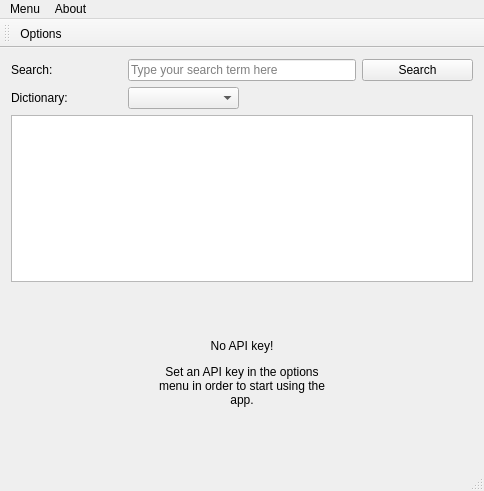
<?xml version="1.0" encoding="UTF-8"?>
<ui version="4.0">
 <class>MainWindow</class>
 <widget class="QMainWindow" name="MainWindow">
  <property name="geometry">
   <rect>
    <x>0</x>
    <y>0</y>
    <width>484</width>
    <height>491</height>
   </rect>
  </property>
  <property name="windowTitle">
   <string>MainWindow</string>
  </property>
  <property name="windowIcon">
   <iconset resource="icons.qrc">
    <normaloff>:/icons/logoQtWordReference.png</normaloff>:/icons/logoQtWordReference.png</iconset>
  </property>
  <widget class="QWidget" name="centralWidget">
   <layout class="QVBoxLayout" name="verticalLayout_3">
    <item>
     <layout class="QGridLayout" name="gridLayout">
      <item row="0" column="0">
       <widget class="QLabel" name="searchTermLabel">
        <property name="text">
         <string>Search:</string>
        </property>
       </widget>
      </item>
      <item row="0" column="1" colspan="2">
       <widget class="QLineEdit" name="searchTermLineEdit">
        <property name="placeholderText">
         <string>Type your search term here</string>
        </property>
       </widget>
      </item>
      <item row="0" column="3">
       <widget class="QPushButton" name="searchPushButton">
        <property name="text">
         <string>Search</string>
        </property>
       </widget>
      </item>
      <item row="1" column="0">
       <widget class="QLabel" name="dictionariesLabel">
        <property name="text">
         <string>Dictionary:</string>
        </property>
       </widget>
      </item>
      <item row="1" column="1">
       <widget class="QComboBox" name="dictionariesComboBox"/>
      </item>
     </layout>
    </item>
    <item>
     <widget class="QTextBrowser" name="textBrowser"/>
    </item>
    <item>
     <widget class="QWidget" name="NoAPIKeyWidget" native="true">
      <layout class="QVBoxLayout" name="verticalLayout_2">
       <item>
        <layout class="QVBoxLayout" name="verticalLayout">
         <item>
          <spacer name="verticalSpacer">
           <property name="orientation">
            <enum>Qt::Vertical</enum>
           </property>
           <property name="sizeHint" stdset="0">
            <size>
             <width>20</width>
             <height>40</height>
            </size>
           </property>
          </spacer>
         </item>
         <item>
          <layout class="QHBoxLayout" name="horizontalLayout">
           <item>
            <spacer name="horizontalSpacer">
             <property name="orientation">
              <enum>Qt::Horizontal</enum>
             </property>
             <property name="sizeHint" stdset="0">
              <size>
               <width>40</width>
               <height>20</height>
              </size>
             </property>
            </spacer>
           </item>
           <item>
            <widget class="QLabel" name="NoAPIKeyLabel">
             <property name="text">
              <string>&lt;html&gt;&lt;head/&gt;&lt;body&gt;&lt;p align=&quot;center&quot;&gt;No API key!&lt;/p&gt;&lt;p align=&quot;center&quot;&gt;Set an API key in the options menu in order to start using the app.&lt;/p&gt;&lt;/body&gt;&lt;/html&gt;</string>
             </property>
             <property name="wordWrap">
              <bool>true</bool>
             </property>
            </widget>
           </item>
           <item>
            <spacer name="horizontalSpacer_2">
             <property name="orientation">
              <enum>Qt::Horizontal</enum>
             </property>
             <property name="sizeHint" stdset="0">
              <size>
               <width>40</width>
               <height>20</height>
              </size>
             </property>
            </spacer>
           </item>
          </layout>
         </item>
         <item>
          <spacer name="verticalSpacer_2">
           <property name="orientation">
            <enum>Qt::Vertical</enum>
           </property>
           <property name="sizeHint" stdset="0">
            <size>
             <width>20</width>
             <height>40</height>
            </size>
           </property>
          </spacer>
         </item>
        </layout>
       </item>
      </layout>
     </widget>
    </item>
   </layout>
  </widget>
  <widget class="QToolBar" name="mainToolBar">
   <attribute name="toolBarArea">
    <enum>TopToolBarArea</enum>
   </attribute>
   <attribute name="toolBarBreak">
    <bool>false</bool>
   </attribute>
   <addaction name="actionOptions"/>
  </widget>
  <widget class="QStatusBar" name="statusBar"/>
  <widget class="QMenuBar" name="menuBar">
   <property name="geometry">
    <rect>
     <x>0</x>
     <y>0</y>
     <width>484</width>
     <height>20</height>
    </rect>
   </property>
   <widget class="QMenu" name="menuAbout">
    <property name="title">
     <string>About</string>
    </property>
    <addaction name="actionAbout_Qt"/>
    <addaction name="actionAbout_WordReference"/>
   </widget>
   <widget class="QMenu" name="menuMenu">
    <property name="title">
     <string>Menu</string>
    </property>
    <addaction name="actionOptions"/>
    <addaction name="actionExit"/>
   </widget>
   <addaction name="menuMenu"/>
   <addaction name="menuAbout"/>
  </widget>
  <action name="actionAbout_Qt">
   <property name="text">
    <string>About Qt</string>
   </property>
  </action>
  <action name="actionAbout_WordReference">
   <property name="text">
    <string>About WordReference</string>
   </property>
  </action>
  <action name="actionOptions">
   <property name="text">
    <string>Options</string>
   </property>
   <property name="shortcut">
    <string>Ctrl+O</string>
   </property>
  </action>
  <action name="actionExit">
   <property name="text">
    <string>Exit</string>
   </property>
   <property name="shortcut">
    <string>Ctrl+Q</string>
   </property>
  </action>
 </widget>
 <layoutdefault spacing="6" margin="11"/>
 <resources>
  <include location="icons.qrc"/>
 </resources>
 <connections/>
</ui>
